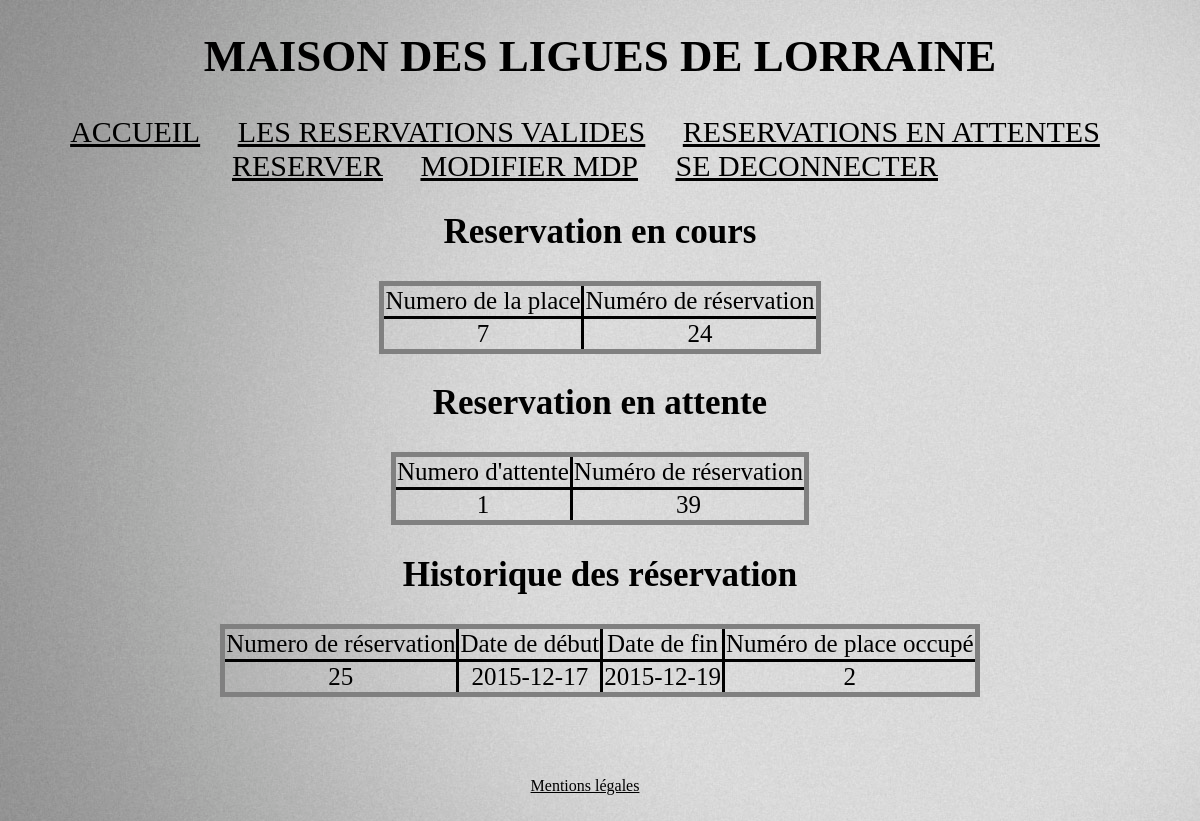
/reservation-encours.php (signed in), run on the app's committed database.
### tables this page shows
CREATE TABLE ATTENTE
(num_attente int(3) NOT NULL AUTO_INCREMENT,
id_uti int(5) NOT NULL,
dateDebut date NOT NULL,
dateFin date NOT NULL,
statut int(2),
num_place int(2),
constraint pk_attente primary key(num_attente));

CREATE TABLE LISTE_ATTENTE
(id_listattente int(3),
num_attente int(3),
constraint pk_listattente primary key(id_listattente));

### reservation-encours.php (the view, shortened to what this page needs)
<!DOCTYPE html>
<html>
       <head>
        <link rel="stylesheet" href="moncss.css" />
    <h1> MAISON DES LIGUES DE LORRAINE </h1>
    </head>
    <?php include("menu.php");
          include("connection.php");?>
    <body>
    <?php
     if($_SESSION['nom'] == 'shao' && $_SESSION['prenom'] == 'christophe')
        {
        ?>
        <h2> Reservation en cours </h2>
        <table>
            <tr>
                <td>Numero de la place</td>
                <td>Nom - Prenom</td>
            </tr>
        <?php
            $req11 ='SELECT * FROM ATTENTE ORDER BY num_place ASC';
            $req22 ='SELECT * FROM UTILISATEUR';
            $req = $bdd->query($req11);
            while($donnees = $req->fetch())
            {
                if($donnees['statut'] == 1)
                {
                    $req2 = $bdd->query($req22);
                    while($donnees2 = $req2->fetch())
                    {
                        if($donnees2['id_uti'] == $donnees['id_uti'])
                        {
                            echo'<tr>
                                    <td>'.$donnees['num_place'].'</td>
                                    <td>'.$donnees2['nom'].'  '.$donnees2['prenom'].'</td>
                                    <td><a href = "liberer-place.php?num_place='.$donnees['num_place'].'&num_attente='.$donnees['num_attente'].'">Liberer</a></td>
                                </tr>';
                        }
                    }
                }
            }
        ?>
        </table>
        <br/>
        <table>
        <h2> Reservation en attente </h2>
        <tr>
            <td>Numero d'attente</td>
            <td>Nom - Prenom</td>
        </tr>
        <?php
            $req3 = $bdd->query('SELECT * FROM LISTE_ATTENTE ORDER BY id_listattente ASC');
            while($donnees3 = $req3->fetch())
            {
                $req=$bdd->query($req11);
                while($donnees = $req->fetch())
                {
                    if($donnees3['num_attente'] == $donnees['num_attente'])
                    {
                        $req2 = $bdd->query($req22);
                        while($donnees2 =$req2->fetch())
                        {
                            if($donnees['id_uti'] == $donnees2['id_uti'])
                            {
                                echo'<tr>
                                        <td>'.$donnees3['id_listattente'].'</td>
                                        <td>'.$donnees2['nom'].'  '.$donnees2['prenom'].'</td>
                                        <td><a href = "modifier-place.php?num_attente='.$donnees['num_attente'].'">Modifier</a></td>
                                     </tr>';
                            }
                        }
                    }
                }
            }
            echo'</table>';
            ?>
        <br />
        <table>
        <h2> Historique des réservation </h2>
        <tr>
            <td>Numero de réservation</td>
            <td>Nom - Prenom</td>
            <td>Date de début</td>
            <td>Date de fin</td>
            <td>Numéro de place occupé</td>
        </tr>
        <?php
            $req=$bdd->query($req11);
            while($donnees = $req->fetch())
            {
                if($donnees['statut'] == 3)
                {
                    $req2=$bdd->query($req22);
                    while($donnees2=$req2->fetch())
                    {
                        if($donnees['id_uti'] == $donnees2['id_uti'])
                        {
                                echo'<tr>
                                        <td>'.$donnees['num_attente'].'</td>
                                        <td>'.$donnees2['nom'].'  '.$donnees2['prenom'].'</td>
                                        <td>'.$donnees['dateDebut'].'</td>
                                        <td>'.$donnees['dateFin'].'</td>
                                        <td>'.$donnees['num_place'].'</td>
                                     </tr>';
                        }
                    }
                }
            }
            echo'</table>';
        }
        else
        {
            $id_uti = $_SESSION['id_uti'];
        echo'<h2> Reservation en cours </h2>
        <table>
            <tr>
                <td>Numero de la place</td>
                <td>Numéro de réservation</td>
            </tr>';
            $req11 ='SELECT * FROM ATTENTE ORDER BY num_place ASC';
            $req22 ='SELECT * FROM UTILISATEUR';
            $req = $bdd->query($req11);
            while($donnees = $req->fetch())
            {
                if($donnees['statut'] == 1 && $donnees['id_uti'] == $id_uti)
                {
                    echo'<tr>
                            <td>'.$donnees['num_place'].'</td>
                            <td>'.$donnees['num_attente'].'</td>
                        </tr>';
                }
            }
        ?>
        </table>
        <table>
        <h2> Reservation en attente </h2>
        <tr>
            <td>Numero d'attente</td>
            <td>Numéro de réservation</td>
        </tr>
        <?php
            $req3 = $bdd->query('SELECT * FROM LISTE_ATTENTE ORDER BY id_listattente ASC');
            while($donnees3 = $req3->fetch())
            {
                $req=$bdd->query($req11);
                while($donnees = $req->fetch())
                {
                    if($donnees3['num_attente'] == $donnees['num_attente'] && $donnees['id_uti'] == $id_uti)
                    {
                        echo'<tr>
                                <td>'.$donnees3['id_listattente'].'</td>
                                <td>'.$donnees['num_attente'].'</td>
                            </tr>';
                    }
                }
            }
            echo'</table>';
            ?>
        <table>
        <h2> Historique des réservation </h2>
        <tr>
            <td>Numero de réservation</td>
            <td>Date de début</td>
            <td>Date de fin</td>
            <td>Numéro de place occupé</td>
        </tr>
        <?php
            $req=$bdd->query($req11);
            while($donnees = $req->fetch())
            {
                if($donnees['statut'] == 3)
                {
                    $req2=$bdd->query($req22);
                    while($donnees2=$req2->fetch())
                    {
                        if($donnees['id_uti'] == $donnees2['id_uti'] && $donnees['id_uti'] == $id_uti)
                        {
                                echo'<tr>
                                        <td>'.$donnees['num_attente'].'</td>
                                        <td>'.$donnees['dateDebut'].'</td>
                                        <td>'.$donnees['dateFin'].'</td>
                                        <td>'.$donnees['num_place'].'</td>
                                     </tr>';
                        }
                    }
                }
            }
            echo'</table>';
        }
        ?>
    </body>
    <?php include("footer.php"); ?>
</html>

### moncss.css (style rules this page uses)
html { background-image: url(photo/Fond.jpg); }
body { text-align: center; }
table { margin : 10px auto auto auto; border-width:5px; border-style:solid; border-collapse: collapse; }
td { border-style:solid; font-size: 25px; border-color: black; }
h1 { color: black; text-align: center; height: 55px; font-size: 45px; }
h2 { color:black; text-align: center; height: 40px; font-size: 35px; }

### data on the page
attente: num_place "7", num_attente "24"
liste_attente: id_listattente "1"
attente: num_attente "39"
attente: num_attente "25", dateDebut "2015-12-17", dateFin "2015-12-19", num_place "2"
